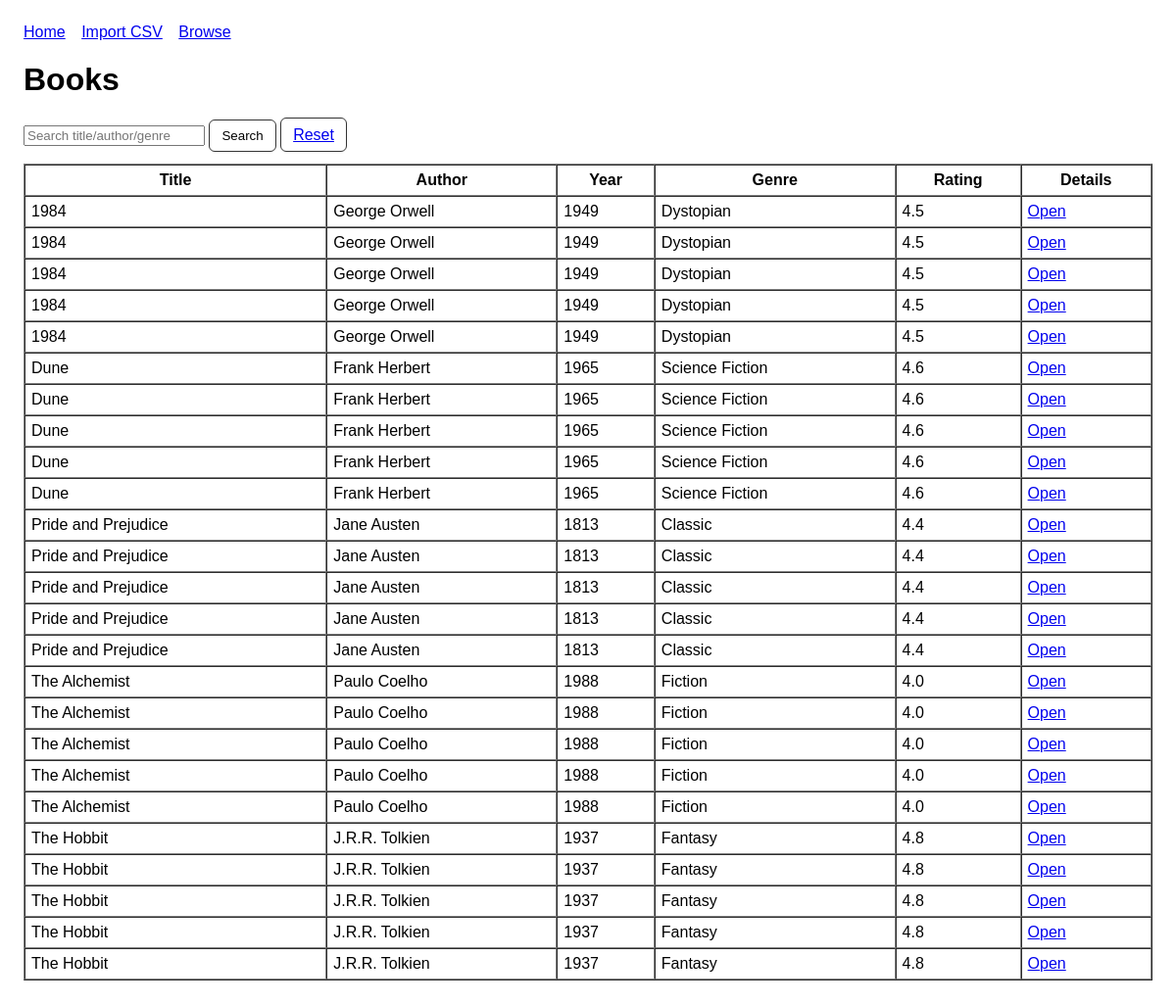
/books, run on the app's committed database.
### tables this page shows
CREATE TABLE books (
            id INTEGER PRIMARY KEY AUTOINCREMENT,
            title TEXT NOT NULL,
            author TEXT NOT NULL,
            year INTEGER NOT NULL,
            genre TEXT NOT NULL,
            rating REAL NOT NULL
        );

### app.py (the view)
@app.get("/books")
def list_books():
    q = request.args.get("q", "").strip()
    sort = request.args.get("sort", "title").strip()
    order = request.args.get("order", "asc").strip().lower()
    if sort not in SORTABLE:
        sort = "title"
    if order not in ["asc", "desc"]:
        order = "asc"
    conn = get_db()
    params = []
    where = ""
    if q:
        where = "WHERE title LIKE ? OR author LIKE ? OR genre LIKE ?"
        like = f"%{q}%"
        params = [like, like, like]
    rows = conn.execute(
        f"SELECT * FROM books {where} ORDER BY {sort} {order} LIMIT 50",
        params
    ).fetchall()
    conn.close()
    return render_template("list.html", rows=rows, q=q, sort=sort, order=order)

### app.py (called while the page is built)
def get_db():
    conn = sqlite3.connect(DB_PATH)
    conn.row_factory = sqlite3.Row
    return conn

### templates/list.html
{% extends "base.html" %}
{% block content %}
  <h1>Books</h1>
  <form method="get">
    <input type="text" name="q" value="{{ q }}" placeholder="Search title/author/genre">
    <button class="btn" type="submit">Search</button>
    <a class="btn" href="{{ url_for('list_books') }}">Reset</a>
  </form>
  <table border="1" cellpadding="6" cellspacing="0" style="margin-top:12px; width:100%;">
    <tr>
      <th>Title</th><th>Author</th><th>Year</th><th>Genre</th><th>Rating</th><th>Details</th>
    </tr>
    {% for r in rows %}
      <tr>
        <td>{{ r["title"] }}</td>
        <td>{{ r["author"] }}</td>
        <td>{{ r["year"] }}</td>
        <td>{{ r["genre"] }}</td>
        <td>{{ "%.1f"|format(r["rating"]) }}</td>
        <td><a href="{{ url_for('book_detail', book_id=r['id']) }}">Open</a></td>
      </tr>
    {% endfor %}
  </table>
{% endblock %}

### templates/base.html (shortened to what this page needs)
<!doctype html>
<html>
<head>
</head>
<body>
<div class="nav">
  <a href="{{ url_for('index') }}">Home</a>
  <a href="{{ url_for('import_csv') }}">Import CSV</a>
  <a href="{{ url_for('list_books') }}">Browse</a>
</div>
  {% block content %}{% endblock %}
</body>
</html>

### templates/base.html (style rules this page uses)
body { font-family: Arial, sans-serif; margin: 24px; }
.nav a { margin-right: 12px; }
.btn { padding: 8px 12px; border: 1px solid #333; border-radius: 6px; background: white; cursor: pointer; }

### data on the page
books: title "1984", author "George Orwell", year "1949", genre "Dystopian", rating "4.5"
books: title "1984", author "George Orwell", year "1949", genre "Dystopian", rating "4.5"
books: title "1984", author "George Orwell", year "1949", genre "Dystopian", rating "4.5"
books: title "1984", author "George Orwell", year "1949", genre "Dystopian", rating "4.5"
books: title "1984", author "George Orwell", year "1949", genre "Dystopian", rating "4.5"
books: title "Dune", author "Frank Herbert", year "1965", genre "Science Fiction", rating "4.6"
books: title "Dune", author "Frank Herbert", year "1965", genre "Science Fiction", rating "4.6"
books: title "Dune", author "Frank Herbert", year "1965", genre "Science Fiction", rating "4.6"
books: title "Dune", author "Frank Herbert", year "1965", genre "Science Fiction", rating "4.6"
books: title "Dune", author "Frank Herbert", year "1965", genre "Science Fiction", rating "4.6"
books: title "Pride and Prejudice", author "Jane Austen", year "1813", genre "Classic", rating "4.4"
books: title "Pride and Prejudice", author "Jane Austen", year "1813", genre "Classic", rating "4.4"
books: title "Pride and Prejudice", author "Jane Austen", year "1813", genre "Classic", rating "4.4"
books: title "Pride and Prejudice", author "Jane Austen", year "1813", genre "Classic", rating "4.4"
books: title "Pride and Prejudice", author "Jane Austen", year "1813", genre "Classic", rating "4.4"
books: title "The Alchemist", author "Paulo Coelho", year "1988", genre "Fiction", rating "4.0"
books: title "The Alchemist", author "Paulo Coelho", year "1988", genre "Fiction", rating "4.0"
books: title "The Alchemist", author "Paulo Coelho", year "1988", genre "Fiction", rating "4.0"
books: title "The Alchemist", author "Paulo Coelho", year "1988", genre "Fiction", rating "4.0"
books: title "The Alchemist", author "Paulo Coelho", year "1988", genre "Fiction", rating "4.0"
books: title "The Hobbit", author "J.R.R. Tolkien", year "1937", genre "Fantasy", rating "4.8"
books: title "The Hobbit", author "J.R.R. Tolkien", year "1937", genre "Fantasy", rating "4.8"
books: title "The Hobbit", author "J.R.R. Tolkien", year "1937", genre "Fantasy", rating "4.8"
books: title "The Hobbit", author "J.R.R. Tolkien", year "1937", genre "Fantasy", rating "4.8"
books: title "The Hobbit", author "J.R.R. Tolkien", year "1937", genre "Fantasy", rating "4.8"
